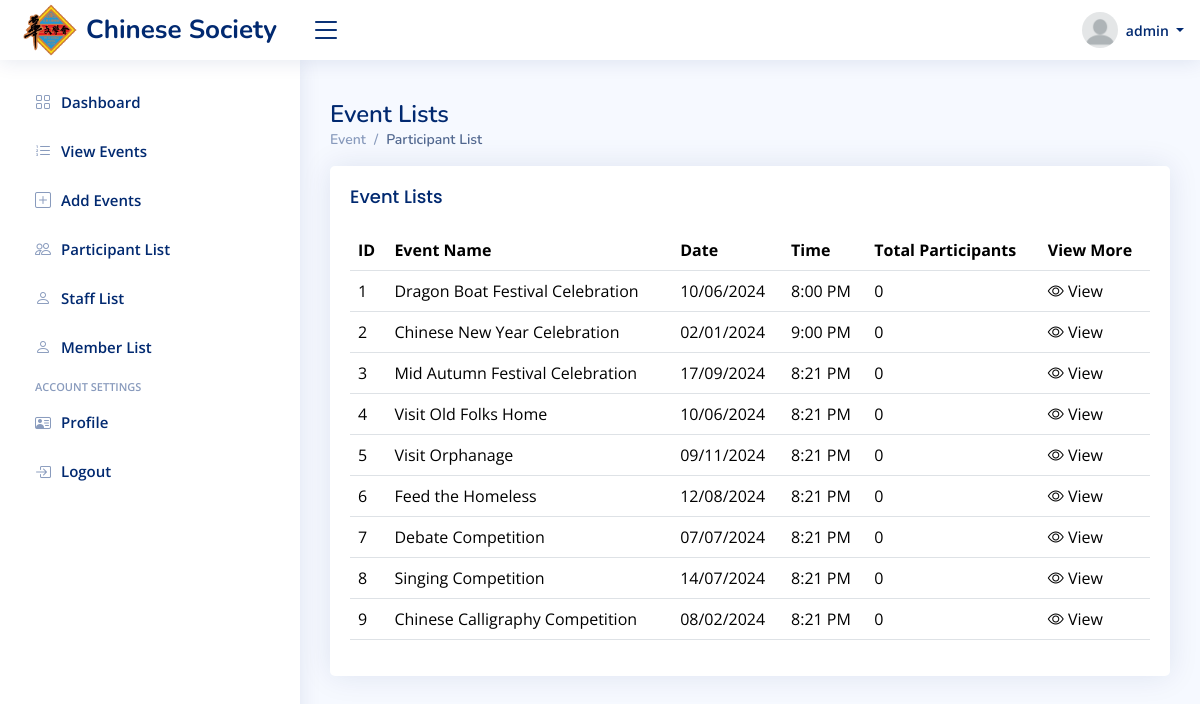
Page /Admin/event-list.php (signed in) on the committed database.
### tables this page shows
CREATE TABLE `event` (
  `eventID` int(11) NOT NULL,
  `title` varchar(100) NOT NULL,
  `description` varchar(255) NOT NULL,
  `eventDate` date NOT NULL,
  `eventTime` time NOT NULL,
  `seatAvailability` int(11) NOT NULL,
  `image` varchar(255) NOT NULL
);

### Admin/event-list.php (the view, shortened to what this page needs)
<?php
include('includes/header.php');
?>
<div class="pagetitle">
  <h1>Event Lists</h1>
  <nav>
    <ol class="breadcrumb">
      <li class="breadcrumb-item"><a href="index.php">Event</a></li>
      <li class="breadcrumb-item active">Participant List</li>
    </ol>
  </nav>
</div>
<section class="section">
  <div class="row">
    <div class="col-lg-12">
      <div class="card">
        <div class="card-body">
          <h5 class="card-title">Event Lists</h5>
          <table class="table datatable">
            <thead>
              <tr>
                <th>ID</th>
                <th>Event Name</th>
                <th data-type="date" data-format="YYYY/DD/MM">Date</th>
                <th data-type="time" data-format="hh:mm">Time</th>
                <th>Total Participants</th>
                <th>View More</th>
              </tr>
            </thead>
            <tbody>
              <?php
              $query = "SELECT e.eventID, e.title, e.eventDate, e.eventTime, COUNT(p.userID) AS totalParticipants
                        FROM event e
                        LEFT JOIN event_user p ON e.eventID = p.eventID
                        GROUP BY e.eventID";
              $result = mysqli_query($conn, $query);
              if (mysqli_num_rows($result) > 0) {
                while ($row = mysqli_fetch_assoc($result)) {
                  echo "<tr>";
                  echo "<td>" . $row["eventID"] . "</td>";
                  echo "<td>" . $row["title"] . "</td>";
                  echo "<td>" . date('d/m/Y', strtotime($row["eventDate"])) . "</td>";
                  echo "<td>" . date('g:i A', strtotime($row["eventTime"])) . "</td>";
                  echo "<td>" . $row["totalParticipants"] . "</td>";
                  echo "<td><a href='participant-list.php?eventID=" . $row["eventID"] . "' style='color: black;'><i class='bi bi-eye'></i> View</a></td>";
                  echo "</tr>";
                }
              } else {
                echo "<tr><td colspan='6'>No events found</td></tr>";
              }
              ?>
            </tbody>
          </table>
        </div>
      </div>
    </div>
  </div>
</section>
<?php include('includes/footer.php') ?>

### Admin/includes/navbar.php (shortened to what this page needs)
<?php
include 'config.php';
$adminID = $_SESSION['admin_id'];
$query = "SELECT * FROM admin WHERE adminID = '$adminID'";
$result = mysqli_query($conn, $query);
$user = array();
if($result && mysqli_num_rows($result) > 0){
    $user = mysqli_fetch_assoc($result);
}
?>
<header id="header" class="header fixed-top d-flex align-items-center">
    <div class="d-flex align-items-center justify-content-between">
        <a href="index.php" class="logo d-flex align-items-center">
            <img src="includes/img/logo.png" alt="logo">
            <span class="d-none d-lg-block">Chinese Society</span>
        </a>
        <i class="bi bi-list toggle-sidebar-btn"></i>
    </div>
    <nav class="header-nav ms-auto">
        <ul class="d-flex align-items-center">
            <li class="nav-item dropdown pe-3">
                <a class="nav-link nav-profile d-flex align-items-center pe-0" href="#" data-bs-toggle="dropdown">
                <img src="../Admin/images/<?php echo $user['pp']; ?>" alt="Profile" class="rounded-circle">
                    <span class="d-none d-md-block dropdown-toggle ps-2">
                    <?php
                        if (isset($_SESSION['admin_id'])) {
                            echo $_SESSION['user_name'];
                        }
                    ?>
                    </span>
                </a>
            </li>
        </ul>
    </nav>
</header>

### Admin/includes/css/style.css (style rules this page uses)
:root { scroll-behavior: smooth; }
body { font-family: "Open Sans", sans-serif; background: #f6f9ff; color: #444444; }
a { color: #4154f1; text-decoration: none; }
h1, h2, h3, h4, h5, h6 { font-family: "Nunito", sans-serif; }
.pagetitle { margin-bottom: 10px; }
.pagetitle h1 { font-size: 24px; margin-bottom: 0; font-weight: 600; color: #012970; }
.card { margin-bottom: 30px; border: none; border-radius: 5px; box-shadow: 0px 0 30px rgba(1, 41, 112, 0.1); }
.card-title { padding: 20px 0 15px 0; font-size: 18px; font-weight: 500; color: #012970; font-family: "Poppins", sans-serif; }
.card-body { padding: 0 20px 20px 20px; }
.breadcrumb { font-size: 14px; font-family: "Nunito", sans-serif; color: #899bbd; font-weight: 600; }
.breadcrumb a { color: #899bbd; transition: 0.3s; }
.breadcrumb .breadcrumb-item::before { color: #899bbd; }
.breadcrumb .active { color: #51678f; font-weight: 600; }
.logo { line-height: 1; }
@media (min-width: 1200px) { .logo { width: 280px; } }
.logo img { max-height: 60px; margin-right: 6px; }
.logo span { font-size: 26px; font-weight: 700; color: #012970; font-family: "Nunito", sans-serif; }
.header { transition: all 0.5s; z-index: 997; height: 60px; box-shadow: 0px 2px 20px rgba(1, 41, 112, 0.1); background-color: #fff; padding-left: 20px; }
.header .toggle-sidebar-btn { font-size: 32px; padding-left: 10px; cursor: pointer; color: #012970; }
.header-nav ul { list-style: none; }
.header-nav>ul { margin: 0; padding: 0; }
.header-nav .nav-profile { color: #012970; }
.header-nav .nav-profile img { max-height: 36px; }
.header-nav .nav-profile span { font-size: 14px; font-weight: 600; }

### rows in the picture
event: eventID "1", title "Dragon Boat Festival Celebration", eventDate "10/06/2024", eventTime "8:00 PM", totalParticipants "0"
event: eventID "2", title "Chinese New Year Celebration", eventDate "02/01/2024", eventTime "9:00 PM", totalParticipants "0"
event: eventID "3", title "Mid Autumn Festival Celebration", eventDate "17/09/2024", eventTime "8:21 PM", totalParticipants "0"
event: eventID "4", title "Visit Old Folks Home", eventDate "10/06/2024", eventTime "8:21 PM", totalParticipants "0"
event: eventID "5", title "Visit Orphanage", eventDate "09/11/2024", eventTime "8:21 PM", totalParticipants "0"
event: eventID "6", title "Feed the Homeless", eventDate "12/08/2024", eventTime "8:21 PM", totalParticipants "0"
event: eventID "7", title "Debate Competition", eventDate "07/07/2024", eventTime "8:21 PM", totalParticipants "0"
event: eventID "8", title "Singing Competition", eventDate "14/07/2024", eventTime "8:21 PM", totalParticipants "0"
event: eventID "9", title "Chinese Calligraphy Competition", eventDate "08/02/2024", eventTime "8:21 PM", totalParticipants "0"

### other values in the picture
$_SESSION['user_name'] "admin"
